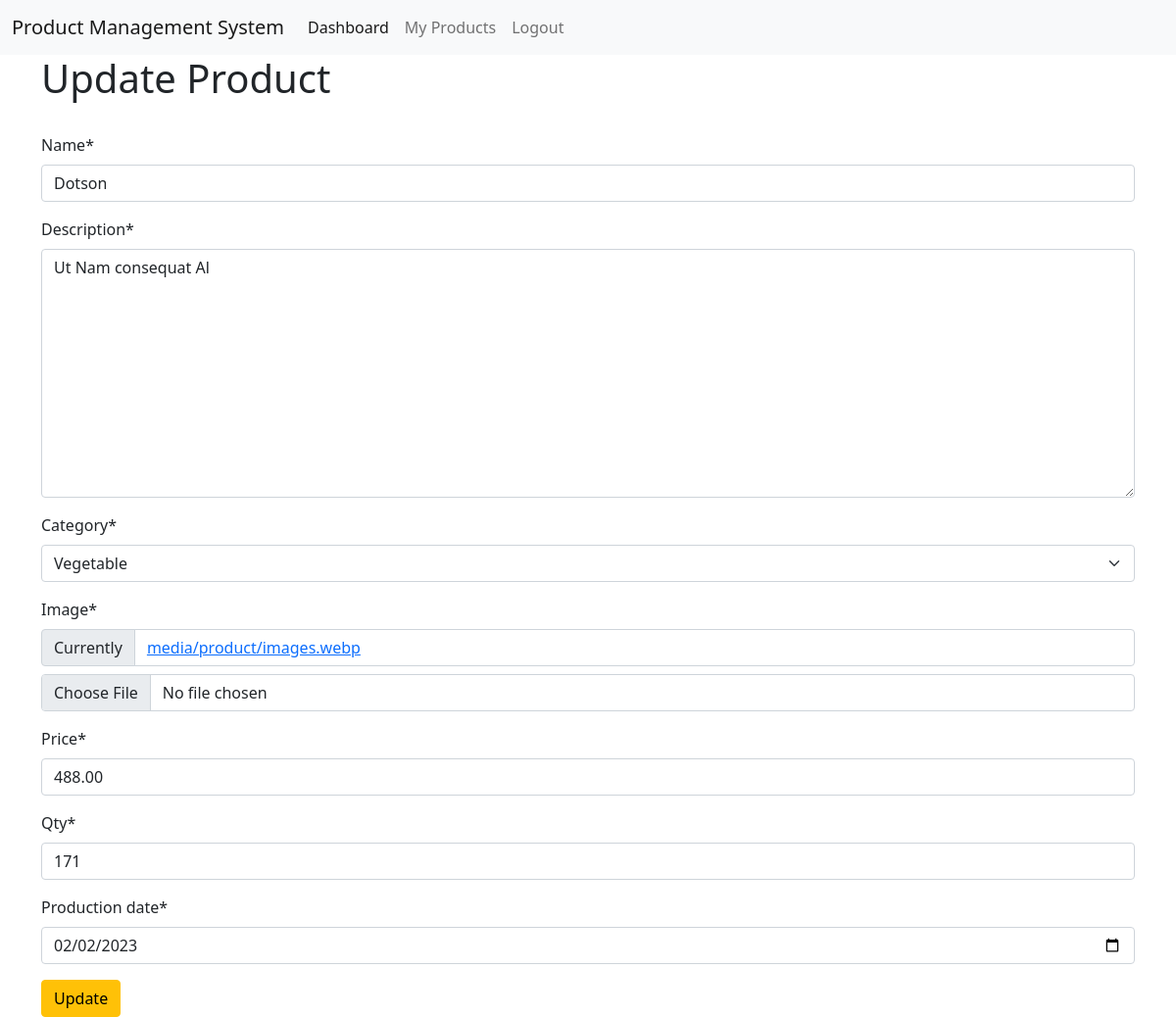
Page /update-product/2 (signed in) on the committed database.
### product_app/models.py (models this page shows, shortened)
class ProductModel(models.Model):
    CATEGORY_TYPES =[
        ('Vegetable','Vegetable'),
        ('Fishes','Fishes'),
        ('Fruits','Fruits'),
    ]
    name = models.CharField(max_length=100,null=True)
    description = models.TextField(null=True)
    category = models.CharField(choices=CATEGORY_TYPES,max_length=20,null=True)
    image = models.ImageField(upload_to='media/product',null=True)
    price = models.DecimalField(max_digits=20,decimal_places=2,null=True)
    qty = models.PositiveIntegerField(null=True)
    total_amount = models.FloatField(null=True)
    production_date = models.DateField(null=True)
    created_by = models.ForeignKey(
        ProductUserModel,
        on_delete=models.CASCADE,
        related_name='products',
        null=True)

### product_app/views.py (the view)
# urls.py: path('update-product/<str:p_id>',update_product, name='update_product'),
@login_required
def update_product(request,p_id):
    if request.method == 'POST':
        product = ProductModel.objects.get(id = p_id )
        p_data = ProductForm(request.POST,request.FILES,instance = product)
        if p_data.is_valid():
            product= p_data.save(commit=False)
            product.total_amount=product.price * product.qty
            product.save()
            return redirect('my_products')
    else:
        product = ProductModel.objects.get(id = p_id )
        p_data = ProductForm(instance = product)
        context = {
            'p_data':p_data
        }
    return render(request, 'pages/update_product.html',context)

### product_app/forms.py
class ProductForm(forms.ModelForm):
    class Meta:
        model = ProductModel
        fields = '__all__'
        widgets = {
            'production_date': forms.DateInput(attrs={'type':'date'})
        }
        exclude = ['total_amount','created_by']

### product_app/templates/pages/update_product.html (shortened to what this page needs)
{% extends 'master/base.html' %}
{% load crispy_forms_tags %}
{% block content %}
<h1>Update Product</h1>
<br>
<form action="" method="POSt" enctype="multipart/form-data">
    {{p_data | crispy }}
    <button type="submit" class="btn btn-warning">Update</button>
</form>
{% endblock content %}

### rows in the picture
ProductModel: name "Dotson", description "Ut Nam consequat Al", category "Vegetable", price "488.00", qty "171", production_date "02/02/2023"
